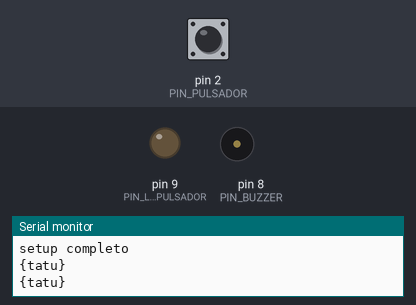
This sketch was run on a simulated Arduino Uno, built with avr-gcc and run on an emulated ATmega328P. On the bench: output pins drawn as LEDs (lit = HIGH), buzzer (waves = sounding, pin HIGH), the last lines printed to the serial monitor. Dashed ring = blinking. The test bench sets the inputs (shaded band); at power-on: pin 2 (PIN_PULSADOR) LOW.

Above: at 1.2 s.
1.3 s: pin 2 (PIN_PULSADOR) pulled HIGH for 0.15 s
At 1.37 s:
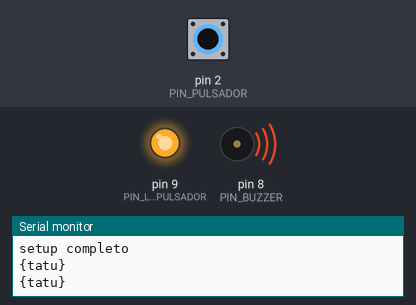
5.4 s: pin 2 (PIN_PULSADOR) pulled HIGH for 1 s
At 7.3 s:
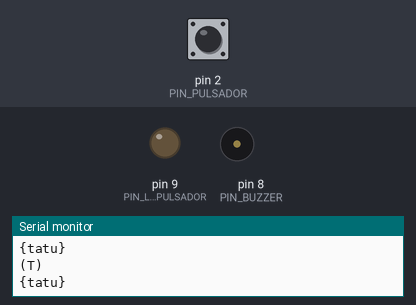
8.4 s: pin 2 (PIN_PULSADOR) pulled HIGH for 3.2 s
At 8.8 s:
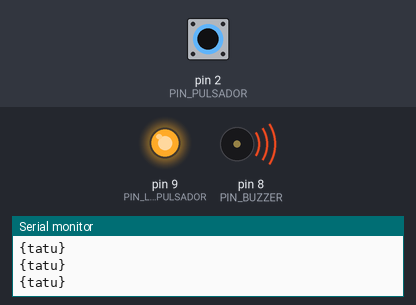
13.1 s: pin 2 (PIN_PULSADOR) pulsed HIGH 2 times (0.12 s each, 0.3 s apart)
At 13.16 s:
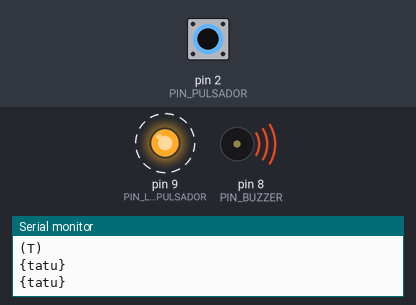
15.5 s: pin 2 (PIN_PULSADOR) pulsed HIGH 5 times (0.12 s each, 0.3 s apart)
At 17.2 s:
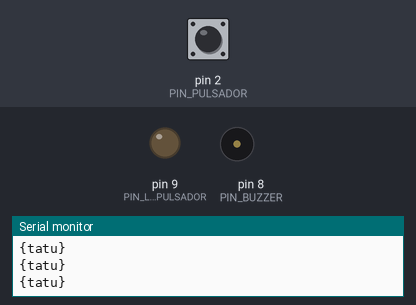
Timing chart, 0 to 18.7 s (numbered marks = the images above; inputs shaded):
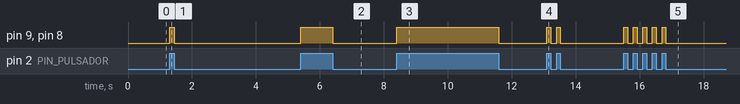

Measured:
- after the input at 1.3 s, pin 9 (PIN_LED_PULSADOR), pin 8 (PIN_BUZZER): LOW → HIGH at once, → LOW 0.15 s later
- after the input at 5.4 s, pin 9 (PIN_LED_PULSADOR), pin 8 (PIN_BUZZER): LOW → HIGH at once, → LOW 1.0 s later
- after the input at 8.4 s, pin 9 (PIN_LED_PULSADOR), pin 8 (PIN_BUZZER): LOW → HIGH at once, → LOW 3.2 s later
- after the input at 13.1 s, pin 9 (PIN_LED_PULSADOR), pin 8 (PIN_BUZZER): alternates HIGH for 0.12 s and LOW for 0.18 s, 4 changes in all, then stays LOW, starting at once
- after the input at 15.5 s, pin 9 (PIN_LED_PULSADOR), pin 8 (PIN_BUZZER): alternates HIGH for 0.12 s and LOW for 0.18 s, 10 changes in all, then stays LOW, starting at once

The sketch:

arduino_morse.ino
```cpp
#define PIN_PULSADOR 2
#define PIN_LED_PULSADOR 9
#define PIN_LED_CONN 10
#define PIN_BUZZER 8

int seconds = 0;

bool CONN = false;
char HANDSHAKE[]   = "{milo}";
char SALUDO[]      = "{tatu}";
char EXIT_CONN[]   = "{piolin}";

char S_MSJ[] = "(";
char F_MSJ[] = ")";
//char TCD[]         = "(tcd)";
int VENTANA_HANDSHAKE = 1000;
int DELAY_BALIZA = 500;

unsigned long tiempo1 = 0;
unsigned long tiempo2 = 0;

unsigned long tiempo3 = 0;
unsigned long tiempo4 = 0;
int TIC = 60;
byte LINEA  = 8;
byte PUNTO  = 2;

int OFFSET=0;

byte MAX_TIC = 7;
int LIMITE = (LINEA*MAX_TIC+MAX_TIC)*TIC;
int CLEAR  = TIC*10;
int default_time_blanco=2500;
int BLANCO = default_time_blanco;

bool last_is_space=false;
int LAST = 0;
int LAST_BLANCO = 0;
int MORSE_BUFFER[100];
int puntero_buffer=0;
int ESTADO = 0;
int valor_falso = 2;
char caracter[][5]= {"A","B","C","CH","D","E","F","G","H","I","J","K","L","M","N","Ñ","O","P","Q","R","S","T","U","V","W","X","Y","Z","0","1","2","3","4","5","6","7","8","9",".",","};
char anotacion[][15]= {".-","-...","-.-.","----","-..",".","..-.","--.","....","..",".---","-.-",".-..","--","-.","--.--","---",".--.","--.-",".-.","...","-","..-","...-",".--","-..-","-.--","--..","-----",".----","..---","...--","....-",".....","-....","--...","---..","----.",".-.-.-","--..--"};


void agregar_espacio(){
  if(!last_is_space){
    Serial.println("( )");
    last_is_space=true;
    }
  }

void decodificar(char code[]){
    int tam=50;
    char deco[tam]="";
    char desconocido[]="(?)";
    bool bandera=false;
    int size_anotacion;
    size_anotacion = sizeof(anotacion)/sizeof(anotacion[0]);
    for(int i=0;i<size_anotacion;i++){
      char str1[tam];
      //Serial.println(anotacion);
      strcpy(str1,anotacion[i]);
      int result = strcmp(str1, code);
      if(result==0){
        bandera=true;
        strcat(deco,S_MSJ);
        strcat(deco,caracter[i]);
        strcat(deco,F_MSJ);
        break;
    }
    };
  if(bandera){Serial.println(deco);last_is_space=false;}
  else{Serial.println(desconocido);last_is_space=false;}
 }

void limpiar_buffer()
  {
  int size;
  size = sizeof(MORSE_BUFFER)/sizeof(MORSE_BUFFER[0]);
  for(int i=0;i<size;i++){
    MORSE_BUFFER[i]=0;
    };
  puntero_buffer=0;
  }

int sumar_buffer()
  {
  int size;
  size = sizeof(MORSE_BUFFER)/sizeof(MORSE_BUFFER[0]);
  int suma=0;
  for(int i=0;i<size;i++){
    int val=MORSE_BUFFER[i];
    suma+=val;
    //else{break;}
    }
  return suma;
  }


void imprimir(){
      int size;
      size = sizeof(MORSE_BUFFER)/sizeof(MORSE_BUFFER[0]);
      Serial.print("[");
      for(int i=0;i<size;i++){
      Serial.print(MORSE_BUFFER[i]);
        };
      Serial.print("]");
      Serial.println("");
}


void interpretar()
  {
  char code[100]="";
    int tam_buffer=sumar_buffer();
    if (tam_buffer>0){
      //imprimir();
      int size_buffer;
      size_buffer = sizeof(MORSE_BUFFER)/sizeof(MORSE_BUFFER[0]);
      int last=0;
      int duracion=0;
      for(int i=0;i<size_buffer;i++){
      if(MORSE_BUFFER[i]==0){
          if(duracion>0){
          int abs_to_line= abs(LINEA-duracion);
          int abs_to_dot = abs(PUNTO-duracion);
          if (abs_to_line<abs_to_dot){
            char linea[]="-";
            strncat(code, linea, sizeof(code)-1);}
          else{
            char linea[]=".";
            strncat(code, linea, sizeof(code)-1);};
          };
          duracion=0;
          }
        else if(MORSE_BUFFER[i]==1){
          duracion+=1;}
        }
    //Serial.print("DECODIFICAR : ");
    //Serial.println(code);
    decodificar(code);
      }
  }

void append_estado()
  {
  int size;
  size = sizeof(MORSE_BUFFER)/sizeof(MORSE_BUFFER[0]);
  if (puntero_buffer<size){
    MORSE_BUFFER[puntero_buffer]=ESTADO;
    puntero_buffer+=1;
    }
     //strncat(MORSE_BUFFER, ESTADO, sizeof(MORSE_BUFFER));
  }

void control_tic()
  {
  LAST+=TIC;
  LAST_BLANCO+=TIC;
  append_estado();
  if (LAST_BLANCO>=BLANCO){
    if(BLANCO!=default_time_blanco){BLANCO=default_time_blanco;};
    agregar_espacio();LAST_BLANCO=0;}
  if (ESTADO){LAST = 0;LAST_BLANCO=0;}
  else{
    if (LAST>=CLEAR or LAST>=LIMITE){
    interpretar();
    LAST=0;
      limpiar_buffer(); //MORSE_BUFFER=[];
    };
    }
  //actualizar ticker tic .. raiz.after(TIC,leer_estado)
  }
void prender_led_conn(){
         digitalWrite(PIN_LED_CONN, HIGH);
         digitalWrite(PIN_BUZZER,HIGH);
         delay(100);
         digitalWrite(PIN_LED_CONN, LOW);
         digitalWrite(PIN_BUZZER,LOW);
         delay(100);
         digitalWrite(PIN_LED_CONN, HIGH);
         digitalWrite(PIN_BUZZER,HIGH);
         delay(100);
         digitalWrite(PIN_LED_CONN, LOW);
         digitalWrite(PIN_BUZZER,LOW);
         delay(50);
         digitalWrite(PIN_LED_CONN, HIGH);
  }

bool broken_conn(){
  char incoming_msj[50]="";
  int cursor_msj=0;
  while (Serial.available() > 0) {
    // get incoming byte:
    char inByte;
    inByte = Serial.read();
    if (cursor_msj==sizeof(incoming_msj)-2){
      break;
      }
    else if (inByte!='\n'){
      incoming_msj[cursor_msj]=inByte;
      cursor_msj++;
      }
    else{
      //incoming_msj[cursor_msj]='\n';
      //cursor_msj++;
      incoming_msj[cursor_msj]='\0';
      }
    }
    if (cursor_msj>0){
        int result = strcmp(incoming_msj, EXIT_CONN);
        //Serial.print("incoming_msj:");
        //Serial.print(incoming_msj);
        //Serial.print("  -  ");
        //Serial.println(result);
        if(result==0){
          digitalWrite(PIN_LED_CONN, HIGH);
          digitalWrite(PIN_BUZZER,HIGH);
          delay(1000);
          digitalWrite(PIN_LED_CONN, LOW);
          digitalWrite(PIN_BUZZER,LOW);
          delay(100);

          digitalWrite(PIN_LED_CONN, HIGH);
          digitalWrite(PIN_BUZZER,HIGH);
          delay(200);
          digitalWrite(PIN_LED_CONN, LOW);
          digitalWrite(PIN_BUZZER,LOW);
          delay(100);

          digitalWrite(PIN_LED_CONN, HIGH);
          digitalWrite(PIN_BUZZER,HIGH);
          delay(200);
          digitalWrite(PIN_LED_CONN, LOW);
          digitalWrite(PIN_BUZZER,LOW);
          delay(100);

          return true;
        }

      };
    return false;
  }

void saludar() {
  if (Serial.available() <= 0) {
    Serial.println(SALUDO);
  }
}

void escuchar() {
  char incoming_msj[50]="";
  int cursor_msj=0;
  while (Serial.available() > 0) {
    // get incoming byte:
    char inByte;
    inByte = Serial.read();
    if (cursor_msj==sizeof(incoming_msj)-2){
      return;
      }
    else if (inByte!='\n'){
      incoming_msj[cursor_msj]=inByte;
      cursor_msj++;
      }
    else{
      //incoming_msj[cursor_msj]='\n';
      //cursor_msj++;
      incoming_msj[cursor_msj]='\0';
      }
    }
    if (cursor_msj>0){
        int result = strcmp(incoming_msj, HANDSHAKE);
        Serial.print("incoming_msj:");
        Serial.print(incoming_msj);
        Serial.print("  -  ");
        Serial.println(result);
        if(result==0){
          CONN=true;
          Serial.println(">> CONN ESTABLECIDA");
          prender_led_conn();
      }

      }
  }

void setup()
{
  Serial.begin(9600);
  tiempo1 = millis();
  tiempo3 = millis();
  Serial.println("setup completo");
  Serial.flush();
  pinMode(PIN_LED_PULSADOR, OUTPUT);
  pinMode(PIN_BUZZER, OUTPUT);
  pinMode(PIN_PULSADOR, INPUT);
  //pinMode(PIN_CLEAR_LAST, INPUT);

}

void loop()
{
  bool btn_pulsador;
  btn_pulsador = digitalRead(PIN_PULSADOR);
  if (btn_pulsador == HIGH) {
      // turn LED on:
      ESTADO=1;
      digitalWrite(PIN_LED_PULSADOR, HIGH);
      digitalWrite(PIN_BUZZER,HIGH);
      } else {
            // turn LED off:
          ESTADO=0;
          digitalWrite(PIN_LED_PULSADOR, LOW);
          digitalWrite(PIN_BUZZER,LOW);
            };

  /*bool btn_clear_all;
  btn_clear_all = digitalRead(PIN_CLEAR_ALL);
  if(btn_clear_all == HIGH) {
      clear_all();
      delay(500);
      };*/
  tiempo2 = millis();
  if(tiempo2 > (tiempo1+TIC)){
    tiempo1 = millis(); //Actualiza el tiempo actual
    tiempo2 = millis();
    control_tic();
   };

  tiempo4 = millis();
  if(tiempo4 > (tiempo3+DELAY_BALIZA)){
    tiempo3 = millis();
    tiempo4 = millis();
    if(!CONN){
      saludar();
      escuchar();
      }
    else{
      if(broken_conn()){
        CONN = false;
        Serial.println("<< BROKEN CONN ");
        };}
      }
}
```
